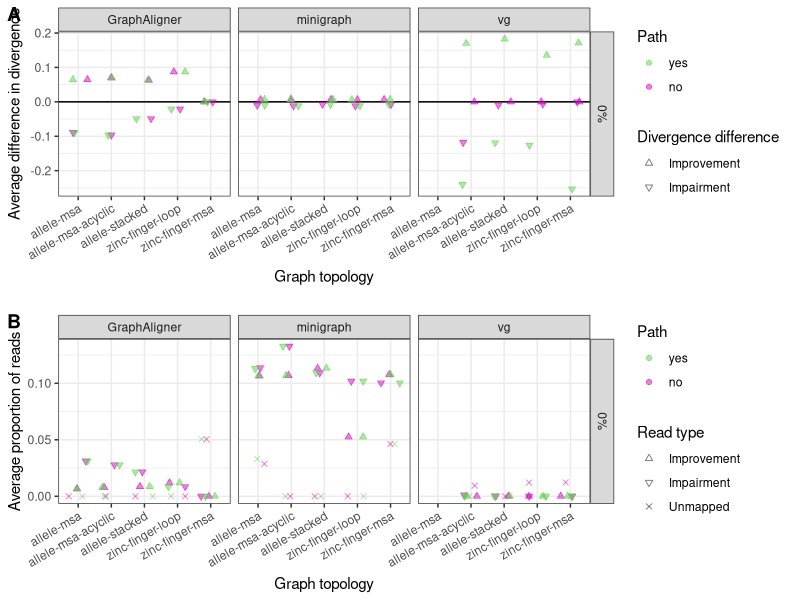

Write the R code that produced this figure.
library(dplyr)
library(tidyr)
library(ggplot2)
library(cowplot)

self.stats.data <- read.csv("data/chapter4/all-graphs-self-stats.csv", header=T) 

allele.names <- c(LETTERS[1:5], paste0("L", 1:24), paste0("L", 32:38))

self.stats <- self.stats.data %>%
  mutate(PropReadsNoMapRef=NumReadsNoMapRef/NumReads,
         PropReadsNoMapGraph=NumReadsNoMapGraph/NumReads,
         Aligner=case_when(
           Aligner=="ga" ~ "GraphAligner",
           Aligner=="mg" ~ "minigraph",
           Aligner=="vg" ~ "vg"
         ),
         Error=case_when(
           Error==0 ~ "0%",
           Error==0.001 ~ "0.1%",
           Error==0.01 ~ "1%"
         ),
         Graph=case_when(
           Graph=="allele-msa-dag" ~ "allele-msa-acyclic",
           Graph=="znf-loop" ~ "zinc-finger-loop",
           Graph=="znf-msa" ~ "zinc-finger-msa",
           Graph=="stacked" ~ "allele-stacked",
           T ~ Graph
         ),
         Path=case_when(
           Path=="path" ~ "yes",
           Path=="nopath" ~ "no"
         )) %>% 
  mutate(across(matches("Num|Mean|Prop"), ~
                  ifelse(Aligner=="vg" & Graph=="allele-msa", NA, .)))
# alter diff scores for vg allele-msa to NA, since couldn't index

self.stats$Allele <- factor(self.stats$Allele, levels=allele.names)
self.stats$Error <- factor(self.stats$Error, levels=c("0%", "0.1%", "1%"))
self.stats$Path <- factor(self.stats$Path, levels=c("yes", "no"))


self.stats.av <- self.stats %>%
  group_by(Aligner, Frag, Graph, Path, Coverage, Error) %>%
  summarize(MeanDiff=mean(MeanDiff), 
            MeanDiffNo0=mean(MeanDiffNo0),
            MeanDiffPos=mean(MeanDiffPos),
            MeanDiffNeg=mean(MeanDiffNeg),
            PropReadsDiff=mean(PropReadsDiff),
            PropPos=mean(PropPos),
            PropNeg=mean(PropNeg),
            NumReadsNoMapRef=mean(NumReadsNoMapRef),
            NumReadsNoMapGraph=mean(NumReadsNoMapGraph),
            PropReadsNoMapRef=mean(PropReadsNoMapRef),
            PropReadsNoMapGraph=mean(PropReadsNoMapGraph))

### Spurious w/ paths
# mg v ga v vg fixedfrag
g1.av <- self.stats.av %>%
  filter(Path=="yes", Error=="0%") %>%
  filter(!(Aligner=="vg" & Frag=="none")) %>%
  filter(!(Aligner=="vg" & Frag=="frag"))

g1.av.prop.diff.sub <- g1.av %>% 
  select(Aligner, Graph, Error, PropPos, PropNeg, PropReadsNoMapGraph) %>% 
  pivot_longer(cols=c(PropPos, PropNeg, PropReadsNoMapGraph), names_to="Divergence", values_to="Value") %>% 
  mutate(Divergence=case_when(
    Divergence=="PropPos" ~ "Improvement",
    Divergence=="PropNeg" ~ "Impairment",
    Divergence=="PropReadsNoMapGraph" ~ "Unmapped"
  ))
g1.av.prop.diff.sub$Divergence <- factor(g1.av.prop.diff.sub$Divergence,
                                         levels=c("Improvement", "Impairment", "Unmapped"))



### Spurious w/o paths
# mg v ga v vg fixedfrag
g2.av <- self.stats.av %>%
  filter(Path=="no", Error=="0%") %>%
  filter(!(Aligner=="vg" & Frag=="none")) %>%
  filter(!(Aligner=="vg" & Frag=="frag"))

g2.av.prop.diff.sub <- g2.av %>% 
  select(Aligner, Graph, Error, PropPos, PropNeg, PropReadsNoMapGraph) %>% 
  pivot_longer(cols=c(PropPos, PropNeg, PropReadsNoMapGraph), names_to="Divergence", values_to="Value") %>% 
  mutate(Divergence=case_when(
    Divergence=="PropPos" ~ "Improvement",
    Divergence=="PropNeg" ~ "Impairment",
    Divergence=="PropReadsNoMapGraph" ~ "Unmapped"
  ))
g2.av.prop.diff.sub$Divergence <- factor(g2.av.prop.diff.sub$Divergence,
                                         levels=c("Improvement", "Impairment",
                                                  "Unmapped"))



### compare path v no path
compare.mean.diff <- g2.av %>% 
  bind_rows(g1.av)

compare.mean.diff.sub <- compare.mean.diff %>% 
  select(Aligner, Graph, Error, MeanDiffPos, MeanDiffNeg) %>% 
  pivot_longer(cols=c(MeanDiffPos, MeanDiffNeg), 
               names_to="Divergence", values_to="Value") %>% 
  mutate(Divergence=case_when(
    Divergence=="MeanDiffPos" ~ "Improvement",
    Divergence=="MeanDiffNeg" ~ "Impairment"
  ))
compare.mean.diff.sub$Divergence  <- factor(compare.mean.diff.sub$Divergence,
                                            levels=c("Improvement", "Impairment"))
compare.mean.diff.sub$Path  <- factor(compare.mean.diff.sub$Path,
                                      levels=c("yes", "no"))


comp.mean <- ggplot(compare.mean.diff.sub, aes(Graph, Value)) +
  theme_bw() +
  facet_grid(Error ~ Aligner) +
  geom_hline(yintercept=0) + 
  geom_jitter(aes(shape=Divergence, fill=Path, color=Path),
              alpha=0.5, width=0.3, height=0) +
  scale_shape_manual(values=c(24,25),
                     name="Divergence difference") +
  scale_fill_manual(values=c(palette()[c(3,6)])) +
  scale_color_manual(values=c(palette()[c(3,6)])) +
  theme(axis.text.x=element_text(angle = 30, hjust = 1, vjust = 1)) +
  guides(shape = guide_legend(order = 2), 
         color = guide_legend(order = 1),
         fill=F) +
  xlab("Graph topology") +
  ylab("Average difference in divergence")


compare.prop.diff <- g2.av.prop.diff.sub %>%
  bind_rows(g1.av.prop.diff.sub)
compare.prop.diff$Path  <- factor(compare.prop.diff$Path,
                                  levels=c("yes", "no"))

comp.diff <- ggplot(compare.prop.diff, aes(Graph, Value)) +
  theme_bw() +
  facet_grid(Error ~ Aligner) +
  geom_jitter(aes(color=Path, shape=Divergence, fill=Path), 
              alpha=0.5, width=0.3, height=0) +
  scale_color_manual(values=c(palette()[c(3,6)])) +
  scale_fill_manual(values=c(palette()[c(3,6)])) +
  scale_shape_manual(values=c(24,25,4),
                     name="Read type") +
  theme(axis.text.x=element_text(angle = 30, hjust = 1, vjust = 1)) +
  guides(shape = guide_legend(order = 2), 
         color = guide_legend(order = 1),
         fill=F) +
  xlab("Graph topology") +
  ylab("Average proportion of reads")

plot_grid(comp.mean, NULL, comp.diff, ncol=1, align=T, axis='lr',
          labels=c("A", "", "B"), rel_heights=c(1,0.05,1))
